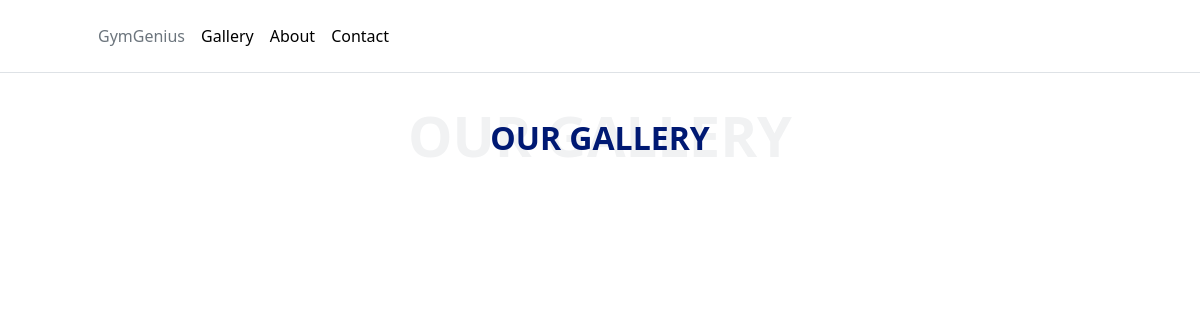
The app's page /gallery/, older data.
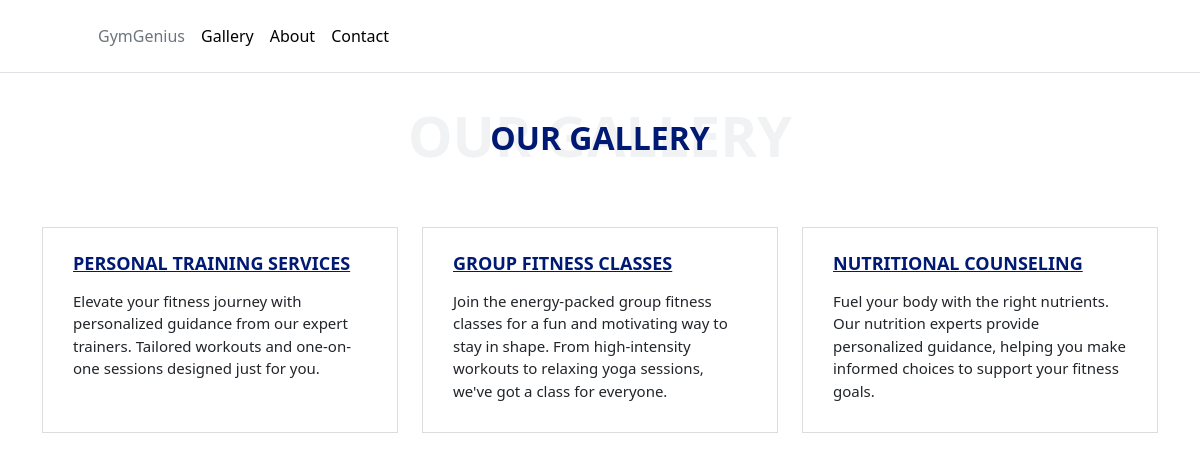
The same page, newer data.
### FitMate/models.py (models this page shows, shortened)
class Gallery(models.Model):
    name = models.CharField(max_length=50)
    description = models.TextField()
    gallery_pic = models.ImageField(upload_to='profile_pictures/')

### FitMate/views.py (the view)
# urls.py: path('gallery/', views.Gallery_view, name='gallery'),
def Gallery_view(request):
    gallery = Gallery.objects.all()
    context = {'gallery':gallery}
    return render(request, 'gallery.html', context)

### templates/gallery.html (shortened to what this page needs)
{% load static%}
{% include 'navbar.html' %}
<!DOCTYPE html>
<html>
<head>
    <link rel='stylesheet' type='text/css' media='screen' href="{% static 'css/gallery.css' %}">
    {% load bootstrap5 %}
    {% bootstrap_css %}
</head>
<body>
    {% block content %}
    <section id="service" class="services pt-0">
      <div class="container" data-aos="fade-up">
          <div class="section-header">
              <h2>Our Gallery</h2>
          </div>
          <div class="row gy-4">
              {% for item in gallery %}
                  <div class="col-lg-4 col-md-6" data-aos="fade-up" data-aos-delay="100">
                      <div class="card">
                          <h3><a href="service-details.html" class="stretched-link">{{ item.name }}</a></h3>
                          <p>{{ item.description }}</p>
                      </div>
                  </div>
              {% endfor %}
          </div>
      </div>
  </section>
    {% endblock %}
</body>
</html>

### templates/navbar.html (shortened to what this page needs)
{% load static %}
<html>
  <head>
  {% load bootstrap5 %}
  {% bootstrap_css %}
  </head>
  <body>
    <header class="p-3 mb-3 border-bottom">
      <div class="container">
        <div class="d-flex flex-wrap align-items-center justify-content-center justify-content-lg-start">
          <a href="/" class="d-flex align-items-center mb-2 mb-lg-0 link-body-emphasis text-decoration-none">
            <svg class="bi me-2" width="40" height="32" role="img" aria-label="Bootstrap"><use xlink:href="#bootstrap"/></svg>
          </a>
          <ul class="nav col-12 col-lg-auto me-lg-auto mb-2 justify-content-center mb-md-0">
            <li><a href="{% url 'home' %}" class="nav-link px-2 link-secondary">GymGenius</a></li>
            <li><a href="#" class="nav-link px-2 link-body-emphasis">Gallery</a></li>
            <li><a href="#" class="nav-link px-2 link-body-emphasis">About</a></li>
            <li><a href="#" class="nav-link px-2 link-body-emphasis">Contact</a></li>
          </ul>
        </div>
      </div>
    </header>
  </body>
</html>

### FitMate/static/css/gallery.css (style rules this page uses)
body { background-color: rgb(240, 87, 112); }
.services .card { border: 1px solid rgba(14, 29, 52, 0.15); background: #fff; position: relative; border-radius: 0; height: 100%; }
.services .card h3 { font-weight: 700; font-size: 18px; margin-bottom: 5px; padding: 10px 30px; text-transform: uppercase; }
.services .card a { color: #001973; transition: 0.3; }
.services .card p { padding: 0 30px; margin-bottom: 30px; color: var(--color-secondary); font-size: 15px; }
.section-header { text-align: center; padding: 30px 0; position: relative; }
.section-header h2 { font-size: 32px; font-weight: 700; text-transform: uppercase; margin-bottom: 20px; padding-bottom: 0; color: #001973; position: relative; z-index: 2; margin-bottom: 20px; padding-bottom: 20px; position: relative; }
.section-header h2:after { content: ""; position: absolute; display: block; width: 50px; height: 3px; background: var(--color-primary); left: 0; right: 0; bottom: 0; margin: auto; }

Row changes from the older to the newer data that the page shows:
added Gallery: name "PERSONAL TRAINING SERVICES", description "Elevate your fitness journey with personalized guidance from our expert trainers. Tailored workouts and one-on-one sessions designed just for you."
added Gallery: name "GROUP FITNESS CLASSES", description "Join the energy-packed group fitness classes for a fun and motivating way to stay in shape. From high-intensity workouts to relaxing yoga sessions, we've got a class for everyone."
added Gallery: name "NUTRITIONAL COUNSELING", description "Fuel your body with the right nutrients. Our nutrition experts provide personalized guidance, helping you make informed choices to support your fitness goals."
